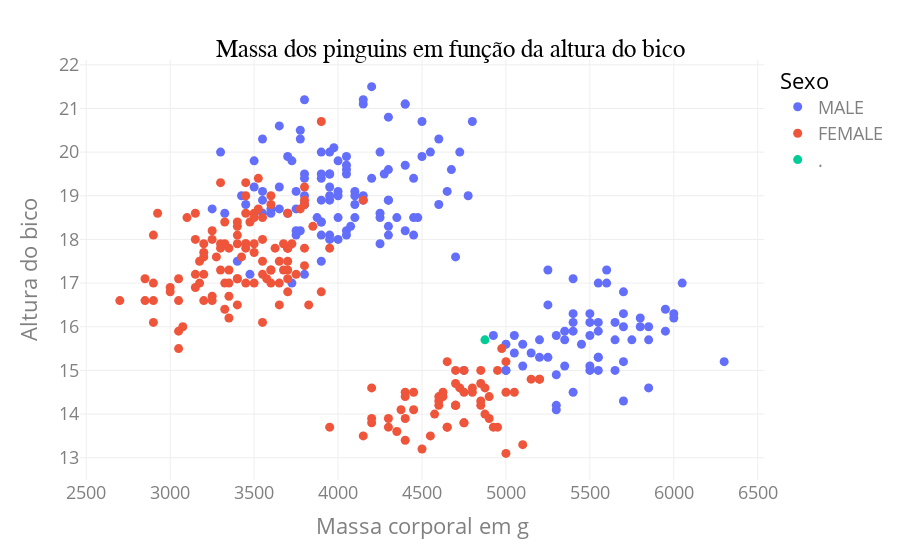

This figure's notebook cell:
### Markdown cell above
Estilizando o gráfico.

### Code cell
fig=px.scatter(data_frame=df_size, x='body_mass_g', y='culmen_depth_mm', color='sex')

fig.update_layout(
    xaxis_title='Massa corporal em g',
    yaxis_title='Altura do bico',
    legend_title='Sexo',
    font_color='grey',
    legend_title_font_color='black',
    title={
        'text': 'Massa dos pinguins em função da altura do bico',
        'x': 0.5,
        'y': 0.93,
        'font_family': 'Times New Roman',
        'font_color': 'black'
    },
    template='presentation'
)

### Figure 1 — Plotly figure (JSON) as saved in the notebook; plotly's stock layout.template omitted (floating-point values rounded to 4 significant figures; data arrays with more than 128 entries replaced by an {"elided": "..."} marker saying what was removed)
{"data": [{"hovertemplate": "sex=MALE<br>body_mass_g=%{x}<br>culmen_depth_mm=%{y}<extra></extra>", "legendgroup": "MALE", "marker": {"color": "#636efa", "symbol": "circle"}, "mode": "markers", "name": "MALE", "orientation": "v", "showlegend": true, "type": "scatter", "x": {"elided": "168 int values"}, "xaxis": "x", "y": {"elided": "168 float values"}, "yaxis": "y"}, {"hovertemplate": "sex=FEMALE<br>body_mass_g=%{x}<br>culmen_depth_mm=%{y}<extra></extra>", "legendgroup": "FEMALE", "marker": {"color": "#EF553B", "symbol": "circle"}, "mode": "markers", "name": "FEMALE", "orientation": "v", "showlegend": true, "type": "scatter", "x": {"elided": "165 int values"}, "xaxis": "x", "y": {"elided": "165 float values"}, "yaxis": "y"}, {"hovertemplate": "sex=.<br>body_mass_g=%{x}<br>culmen_depth_mm=%{y}<extra></extra>", "legendgroup": ".", "marker": {"color": "#00cc96", "symbol": "circle"}, "mode": "markers", "name": ".", "orientation": "v", "showlegend": true, "type": "scatter", "x": [4875], "xaxis": "x", "y": [15.7], "yaxis": "y"}], "layout": {"font": {"color": "grey"}, "legend": {"title": {"font": {"color": "black"}, "text": "Sexo"}, "tracegroupgap": 0}, "margin": {"t": 60}, "title": {"font": {"color": "black", "family": "Times New Roman"}, "text": "Massa dos pinguins em função da altura do bico", "x": 0.5, "y": 0.93}, "xaxis": {"anchor": "y", "domain": [0, 1], "title": {"text": "Massa corporal em g"}}, "yaxis": {"anchor": "x", "domain": [0, 1], "title": {"text": "Altura do bico"}}}}
